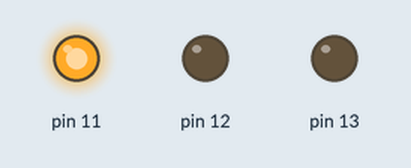
Simulated run of this sketch. Board: Arduino Uno, built with avr-gcc and run on an emulated ATmega328P. On the bench: output pins drawn as LEDs (lit = HIGH).

Above: at 1.0 s.
At 4.7 s:
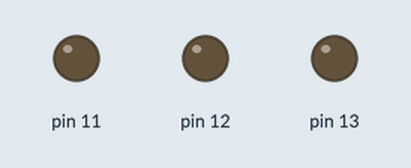
At 8.5 s:
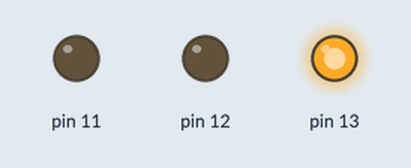
At 18.5 s:
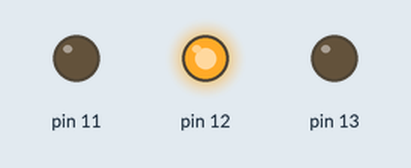
Timing chart, 0 to 19.5 s (numbered marks = the images above):
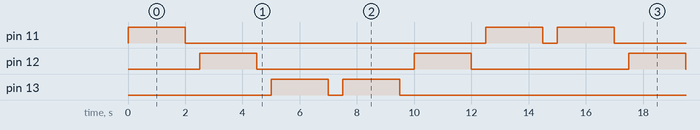

The sketch:

ejercicio_arduino_01_sem_foro1.ino
```cpp
#define LUZROJA 13
#define LUZAMARILLA 12
#define LUZVERDE 8
void setup()
{
  for (int pinLed=11; pinLed<=13; pinLed++)
  {
    pinMode( pinLed, OUTPUT);
 	pinMode( pinLed, OUTPUT);
  	pinMode( pinLed, OUTPUT);
  }

}

void loop()
{
  for (int pinLed=11; pinLed<=13; pinLed++)
  {
    digitalWrite(pinLed, HIGH);
    delay(2000); // Wait for 2000 millisecond(s)
    digitalWrite(pinLed, LOW);
    delay(500); // Wait for 500 millisecond(s)
  }
  for (int pinLed=13; pinLed>=11; pinLed--)
  {
    digitalWrite(pinLed, HIGH);
    delay(2000); // Wait for 2000 millisecond(s)
    digitalWrite(pinLed, LOW);
    delay(500); // Wait for 500 millisecond(s)
  }


}
```

Measured:
- by itself, pin 11: repeats every 15.0 s: LOW 10.5 s, HIGH 2.0 s, LOW 0.50 s, HIGH 2.0 s
- by itself, pin 12: alternates HIGH for 2.0 s and LOW for 5.5 s
- by itself, pin 13: repeats every 15.0 s: LOW 0.50 s, HIGH 2.0 s, LOW 10.5 s, HIGH 2.0 s
